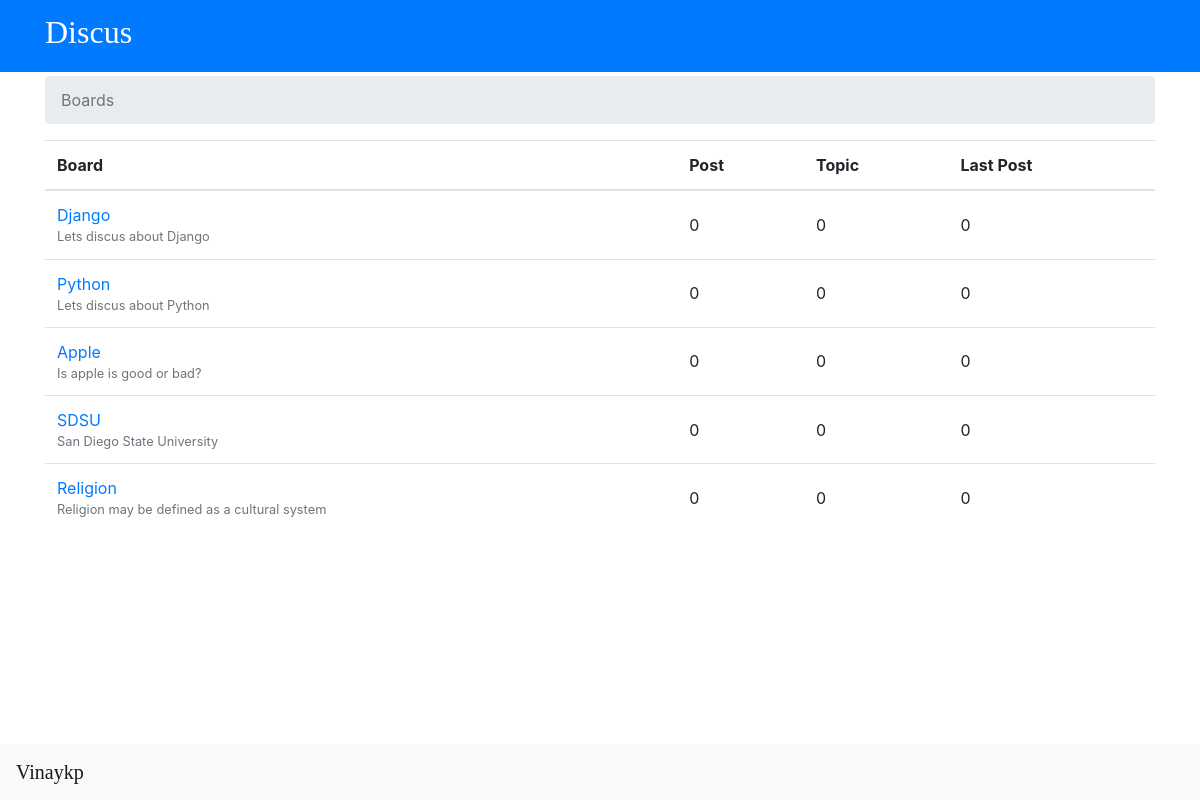
The page / on the database its author committed.
### boards/models.py (models this page shows, shortened)
class Board(models.Model):
    name = models.CharField(max_length=30, unique=True)
    description = models.CharField(max_length=100)

### boards/views.py (the view)
# urls.py: 2. Add a URL to urlpatterns:  path('', views.home, name='home')
def home(request):
	boards = Board.objects.all()
	return render(request, 'home.html', {'boards': boards})

### templates/home.html (shortened to what this page needs)
{% extends 'base.html' %}
{% block breadcrumb %}
 	<li class="breadcrumb-item active" aria-current="page">Boards</li>
{% endblock %}
{% block content %}
	<table class="table">
		<thead>
			<tr>
				<th scope="col">Board</th>
				<th scope="col">Post</th>
				<th scope="col">Topic</th>
				<th scope="col">Last Post</th>
			</tr>
		</thead>
		<tbody>
			{% for board in boards %}
				<tr>
					<td><a href="{% url  'board_topics' board.pk %}">{{board.name}}</a><br>
						<small class="text-muted d-block"> {{ board.description }}</small>
					</td>
					<td class="align-middle">0</td>
					<td class="align-middle">0</td>
					<td class="align-middle">0</td>
				</tr>
	  		{% endfor %}
		</tbody>
	</table>
{% endblock %}

### rows shown on the page
Board: name "Django", description "Lets discus about Django"
Board: name "Python", description "Lets discus about Python"
Board: name "Apple", description "Is apple is good or bad?"
Board: name "SDSU", description "San Diego State University"
Board: name "Religion", description "Religion may be defined as a cultural system"
